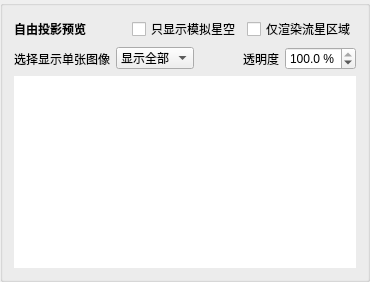
         <widget class="QGroupBox" name="groupBoxMosaicPreview">
          <property name="title">
           <string/>
          </property>
          <layout class="QVBoxLayout" name="verticalLayoutMosaicPreview">
           <item>
            <layout class="QHBoxLayout" name="horizontalLayoutMosaicPreviewHeaderPrimary">
             <property name="spacing">
              <number>6</number>
             </property>
             <item>
              <widget class="QLabel" name="labelMosaicPreviewTitle">
               <property name="font">
                <font>
                 <weight>75</weight>
                 <bold>true</bold>
                </font>
               </property>
               <property name="sizePolicy">
                <sizepolicy hsizetype="Preferred" vsizetype="Preferred">
                 <horstretch>0</horstretch>
                 <verstretch>0</verstretch>
                </sizepolicy>
               </property>
               <property name="text">
                <string>自由投影预览</string>
               </property>
              </widget>
             </item>
             <item>
              <spacer name="horizontalSpacerMosaicPreviewHeaderPrimary">
               <property name="orientation">
                <enum>Qt::Horizontal</enum>
               </property>
               <property name="sizeHint" stdset="0">
                <size>
                 <width>40</width>
                 <height>20</height>
                </size>
               </property>
              </spacer>
             </item>
             <item>
              <widget class="QCheckBox" name="checkBoxMosaicSkyOnly">
               <property name="text">
                <string>只显示模拟星空</string>
               </property>
               <property name="checked">
                <bool>false</bool>
               </property>
              </widget>
             </item>
             <item>
              <widget class="QCheckBox" name="checkBoxMosaicMeteorOnly">
               <property name="toolTip">
                <string>若源图旁存在对应的 _Meteor.json，则预览和导出时只渲染其中的流星框选区域；没有流星 JSON 的源图仍渲染整图。</string>
               </property>
               <property name="text">
                <string>仅渲染流星区域</string>
               </property>
               <property name="checked">
                <bool>false</bool>
               </property>
              </widget>
             </item>
            </layout>
           </item>
           <item>
            <layout class="QHBoxLayout" name="horizontalLayoutMosaicPreviewHeaderControls">
             <property name="spacing">
              <number>6</number>
             </property>
             <item>
              <widget class="QLabel" name="labelMosaicDisplayModel">
               <property name="text">
                <string>选择显示单张图像</string>
               </property>
              </widget>
             </item>
             <item>
              <widget class="QComboBox" name="comboBoxMosaicDisplayModel">
               <item>
                <property name="text">
                 <string>显示全部</string>
                </property>
               </item>
              </widget>
             </item>
             <item>
              <spacer name="horizontalSpacerMosaicPreviewHeaderControls">
               <property name="orientation">
                <enum>Qt::Horizontal</enum>
               </property>
               <property name="sizeHint" stdset="0">
                <size>
                 <width>40</width>
                 <height>20</height>
                </size>
               </property>
              </spacer>
             </item>
             <item>
              <widget class="QLabel" name="labelMosaicOverlayOpacity">
               <property name="text">
                <string>透明度</string>
               </property>
              </widget>
             </item>
             <item>
              <widget class="QDoubleSpinBox" name="doubleSpinBoxMosaicOverlayOpacity">
               <property name="decimals">
                <number>1</number>
               </property>
               <property name="minimum">
                <double>0.000000000000000</double>
               </property>
               <property name="maximum">
                <double>100.000000000000000</double>
               </property>
               <property name="singleStep">
                <double>5.000000000000000</double>
               </property>
               <property name="value">
                <double>100.000000000000000</double>
               </property>
               <property name="suffix">
                <string> %</string>
               </property>
              </widget>
             </item>
            </layout>
           </item>
           <item>
            <widget class="QGraphicsView" name="mosaicProjectionView">
             <property name="frameShape">
              <enum>QFrame::NoFrame</enum>
             </property>
             <property name="backgroundBrush">
              <brush brushstyle="SolidPattern">
               <color alpha="255">
                <red>16</red>
                <green>18</green>
                <blue>22</blue>
               </color>
              </brush>
             </property>
             <property name="dragMode">
              <enum>QGraphicsView::NoDrag</enum>
             </property>
             <property name="renderHints">
              <set>QPainter::Antialiasing|QPainter::SmoothPixmapTransform|QPainter::TextAntialiasing</set>
             </property>
             <property name="resizeAnchor">
              <enum>QGraphicsView::AnchorViewCenter</enum>
             </property>
             <property name="transformationAnchor">
              <enum>QGraphicsView::AnchorUnderMouse</enum>
             </property>
             <property name="horizontalScrollBarPolicy">
              <enum>Qt::ScrollBarAlwaysOff</enum>
             </property>
             <property name="verticalScrollBarPolicy">
              <enum>Qt::ScrollBarAlwaysOff</enum>
             </property>
            </widget>
           </item>
          </layout>
	     </widget>
